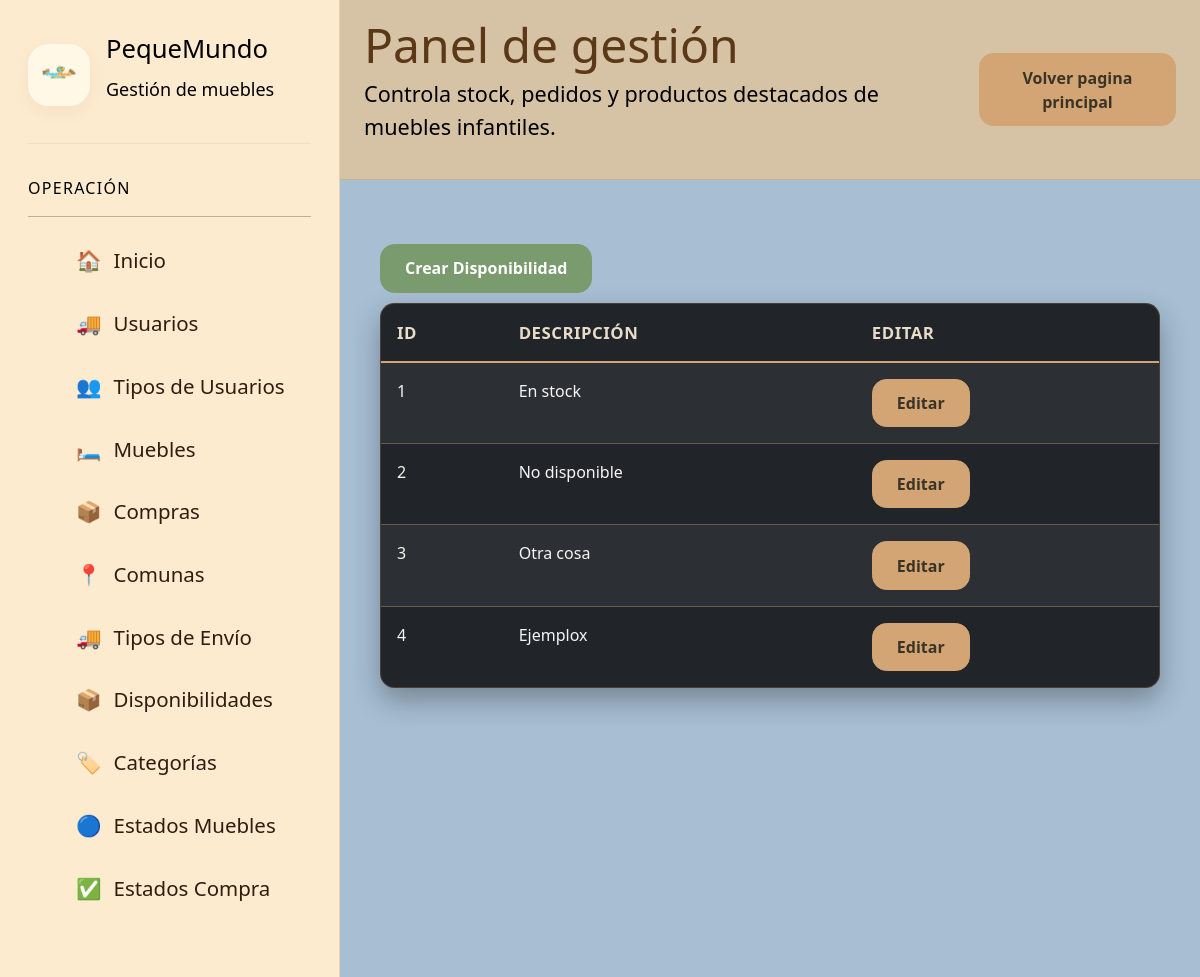
The app's page /paginaGestionDisponibilidades/ (signed in) with its own data.
### app/models.py (models this page shows, shortened)
class disponiblidadMueble(models.Model):
    id = models.AutoField(primary_key=True)
    descripcion = models.CharField(max_length=50)

### app/views.py (the view)
# urls.py: path('paginaGestionDisponibilidades/', paginaGestionDisponibilidades, name='IDpaginaGestionDisponibilidades'),
@login_required
@user_passes_test(lambda u: u.groups.filter(name__in=['admin', 'vendedores', 'finanzas']).exists(),login_url='IDindex')
def paginaGestionDisponibilidades(request):
    disponibilidades_list = disponiblidadMueble.objects.all()
    datos = {
        'disponibilidades': disponibilidades_list
    }
    return render(request, 'gestiones/administracion/administrador/gestionDisponibilidades.html', datos)

### app/templates/gestiones/administracion/administrador/gestionDisponibilidades.html
{% load static %}
{% include 'gestiones/baseGestion/navbarGestion.html' %}
<div class="container mt-4">
    <a href="{% url 'IDpaginaGestionCrearDisponibilidad' %}">
        <button class="btn btn-success" style="margin-bottom: 10px;">
            Crear Disponibilidad
        </button>
    </a>
    <table class="table table-dark table-striped table-hover">
        <thead>
            <tr>
                <th>ID</th>
                <th>Descripción</th>
                <th>Editar</th>
            </tr>
        </thead>
        <tbody>
            {% for disponibilidad in disponibilidades %}
                <tr>
                    <td>{{ disponibilidad.id }}</td>
                    <td>{{ disponibilidad.descripcion }}</td>
                    <td>
                        <a href="{% url 'IDpaginaGestionEditarDisponibilidad' disponibilidad.id %}" class="btn btn-warning btn-sm">
                            Editar
                        </a>
                    </td>
                </tr>
            {% empty %}
                <tr>
                    <td colspan="4" class="text-center">No hay disponibilidades registradas.</td>
                </tr>
            {% endfor %}
        </tbody>
    </table>
</div>
{% include 'gestiones/baseGestion/footerGestion.html' %}

### app/templates/gestiones/baseGestion/navbarGestion.html (shortened to what this page needs)
{% load static %}
<!DOCTYPE html>
<html lang="es" data-theme="light">
<head>
    <link href="https://api.fontshare.com/v2/css?f[]=satoshi@400,500,700,900&display=swap" rel="stylesheet">
    <link
        href="https://cdn.jsdelivr.net/npm/bootstrap@5.3.3/dist/css/bootstrap.min.css"
        rel="stylesheet"
    >
    <link rel="stylesheet" href="../../../static/css/gestionmuebles.css">
    <link rel="stylesheet" href="../../../static/css/gestionpedidos.css">
    <link rel="stylesheet" href="../../../static/css/gestionusuarios.css">
    <link rel="stylesheet" href="../../../static/css/gestioncomunas.css">
    <link rel="stylesheet" href="../../../static/css/gestiontiposenvio.css">
    <link rel="stylesheet" href="../../../static/css/gestiontiposcuenta.css">
    <link rel="stylesheet" href="../../../static/css/gestionperfiles.css">
    <link rel="stylesheet" href="../../../static/css/gestiondisponibilidades.css">
    <link rel="stylesheet" href="../../../static/css/gestioncategoriamuebles.css">
    <link rel="stylesheet" href="../../../static/css/gestionestadosmuebles.css">
    <link rel="stylesheet" href="../../../static/css/gestionestadosproductoscomprados.css">
</head>
<body  style="background-color: aliceblue;">
    <div class="app">
        <aside class="sidebar"  style="background: #FDEBD0; color: black;" aria-label="Barra lateral principal">
            <div class="brand">
                <img src="{% static 'img/pequemundo_logo.png' %}"
                    alt="Logo principal de PequeMundo Muebles">
                <div class="brand-copy">
                    <h1>PequeMundo</h1>
                    <p style="color: black;">Gestión de muebles</p>
                </div>
            </div>
            <div class="nav-group">
                <p class="nav-title" style="color: black;">Operación</p>
                <hr>
                <ul class="nav-list">
                    <li>
                        <a class="nav-item" href="{% url 'IDpaginaInicioGestiones' %}">
                            <span>🏠</span>
                            <span>Inicio</span>
                        </a>
                    </li>
                    {% if user.is_authenticated %}
                        {% for group in user.groups.all %}
                            {% if group.name == 'admin'%}
                                <li>
                                    <a class="nav-item" href="{% url 'IDpaginaGestionUsuarios' %}">
                                    <span>🚚</span>
                                    <span>Usuarios</span>
                                    </a>
                                </li>
                                <li>
                                    <a class="nav-item" href="{% url 'IDpaginaGestionPerfiles' %}">
                                    <span>👥</span>
                                    <span>Tipos de Usuarios</span>
                                    </a>
                                </li>
                            {% endif %}
                            {% if group.name == 'admin' or  group.name == 'vendedores' %}
                                <li>
                                    <a class="nav-item" href="{% url 'IDpaginaGestionMuebles' %}">
                                        <span>🛏️</span>
                                        <span>Muebles</span>
                                    </a>
                                </li>
                                <li>
                                    <a class="nav-item" href="{% url 'IDpaginaGestionCompras' %}">
                                        <span>📦</span>
                                        <span>Compras</span>
                                    </a>
                                </li>
                                <li>
                                    <a class="nav-item" href="{% url 'IDpaginaGestionComunas' %}">
                                    <span>📍</span>
                                    <span>Comunas</span>
                                    </a>
                                </li>
                                <li>
                                    <a class="nav-item" href="{% url 'IDpaginaGestionTiposEnvio' %}">
                                    <span>🚚</span>
                                    <span>Tipos de Envío</span>
                                    </a>
                                </li>
                                <li>
                                    <a class="nav-item" href="{% url 'IDpaginaGestionDisponibilidades' %}">
                                    <span>📦</span>
                                    <span>Disponibilidades</span>
                                    </a>
                                </li>
                                <li>
                                    <a class="nav-item" href="{% url 'IDpaginaGestionCategoriasMuebles' %}">
                                    <span>🏷️</span>
                                    <span>Categorías</span>
                                    </a>
                                </li>
                                <li>
                                    <a class="nav-item" href="{% url 'IDpaginaGestionEstadosMuebles' %}">
                                    <span>🔵</span>
                                    <span>Estados Muebles</span>
                                    </a>
                                </li>
                                <li>
                                    <a class="nav-item" href="{% url 'IDpaginaGestionEstadosProductosComprados' %}">
                                    <span>✅</span>
                                    <span>Estados Compra</span>
                                    </a>
                                </li>
                            {% endif %}
                        {% endfor %}
                    {% endif %}
                </ul>
            </div>
        </aside>
        <header class="header" style="background: #D6C3A5;">
            <div>
                <h2>Panel de gestión</h2>
                <p style="color: black;">
                    Controla stock, pedidos y productos destacados
                    de muebles infantiles.
                </p>
            </div>
            <div>
                <a href="{% url 'IDindex' %}">
                    <button class="btn btn-warning">Volver pagina principal</button>
                </a>
            </div>
        </header>
        <main class="main" id="contenido" style="background-color: #A7BED3;">

### app/static/css/gestionmuebles.css (style rules this page uses)
:root, [data-theme="light"] { --text-xs: clamp(0.75rem, 0.7rem + 0.25vw, 0.875rem); --text-sm: clamp(0.875rem, 0.8rem + 0.35vw, 1rem); --text-base: clamp(1rem, 0.95rem + 0.25vw, 1.125rem); --text-lg: clamp(1.125rem, 1rem + 0.75vw, 1.5rem); --text-xl: clamp(1.5rem, 1.2rem + 1.25vw, 2.25rem); --space-1: 0.25rem; --space-2: 0.5rem; --space-3: 0.75rem; --space-4: 1rem; --space-5: 1.25rem; --space-6: 1.5rem; --space-8: 2rem; --space-10: 2.5rem; --space-12: 3rem; --space-16: 4rem; --color-bg: #fffdf7; --color-surface: #ffffff; --color-surface-2: #fff8e7; --color-surface-offset: #fff2cc; --color-border: rgba(110, 73, 22, 0.15); --color-divider: rgba(110, 73, 22, 0.08); --color-text: #5b3815; --color-text-muted: #8d6a3d; --color-text-faint: #b79a73; --color-primary: #f4bf24; --color-primary-hover: #e3ab0d; --color-primary-active: #ca9400; --color-primary-soft: #fff1b8; --color-success: #65b741; --color-blue: #41b8ff; --color-orange: #ff9d2e; --radius-sm: 0.6rem; --radius-md: 0.9rem; --radius-lg: 1.3rem; --radius-xl: 1.8rem; --radius-full: 9999px; --shadow-sm: 0 6px 16px rgba(154, 117, 38, 0.08); --shadow-md: 0 12px 28px rgba(154, 117, 38, 0.12); --transition: 180ms cubic-bezier(0.16, 1, 0.3, 1); --font-body: 'Satoshi', system-ui, sans-serif; }
*, *::before, *::after { box-sizing: border-box; margin: 0; padding: 0; }
html, body { height: 100%; }
body { font-family: var(--font-body); font-size: var(--text-base); background: radial-gradient(circle at top right, rgba(255, 234, 145, 0.35), transparent 24%), linear-gradient(180deg, var(--color-bg) 0%, #fff9eb 100%); color: var(--color-text); overflow: hidden; }
img { display: block; max-width: 100%; height: auto; }
button, input, select { font: inherit; }
button { border: none; cursor: pointer; }
a { color: inherit; text-decoration: none; }
.app { display: grid; grid-template-columns: 280px 1fr; grid-template-rows: auto 1fr; height: 100dvh; }
.sidebar { grid-row: 1 / -1; background: color-mix(in srgb, var(--color-surface) 88%, white 12%); border-right: 1px solid var(--color-border); padding: var(--space-6); overflow-y: auto; }
.brand { display: flex; align-items: center; gap: var(--space-4); margin-bottom: var(--space-8); padding-bottom: var(--space-6); border-bottom: 1px solid var(--color-divider); }
.brand img { width: 62px; height: 62px; object-fit: contain; border-radius: var(--radius-lg); background: var(--color-surface-2); box-shadow: var(--shadow-sm); padding: var(--space-2); }
.brand h1 { font-size: var(--text-lg); line-height: 1.1; }
.brand p { color: var(--color-text-muted); font-size: var(--text-sm); }
.nav-group { margin-bottom: var(--space-8); }
.nav-title { font-size: var(--text-xs); text-transform: uppercase; letter-spacing: 0.08em; color: var(--color-text-faint); margin-bottom: var(--space-3); }
.nav-list { list-style: none; display: grid; gap: var(--space-2); }
.nav-item { display: flex; align-items: center; gap: var(--space-3); padding: var(--space-3) var(--space-4); border-radius: var(--radius-md); color: var(--color-text-muted); transition: background var(--transition), color var(--transition), transform var(--transition); }
.header { grid-column: 2; display: flex; align-items: center; justify-content: space-between; gap: var(--space-4); padding: var(--space-5) var(--space-6); border-bottom: 1px solid var(--color-border); background: rgba(255, 255, 255, 0.72); backdrop-filter: blur(14px); position: sticky; top: 0; z-index: 10; }
.header h2 { font-size: var(--text-xl); line-height: 1.05; }
.header p { color: var(--color-text-muted); font-size: var(--text-sm); }
.icon-btn, .btn { min-height: 44px; padding: 0 var(--space-4); border-radius: var(--radius-full); transition: transform var(--transition), background var(--transition), box-shadow var(--transition); }
.main { grid-column: 2; overflow-y: auto; padding: var(--space-6); display: grid; gap: var(--space-6); overscroll-behavior: contain; }
table { width: 100%; border-collapse: collapse; }
th, td { text-align: left; padding: var(--space-3); border-bottom: 1px solid var(--color-divider); font-size: var(--text-sm); }
th { color: var(--color-text-muted); font-weight: 700; position: sticky; top: 0; background: var(--color-surface); }

### records on screen
disponiblidadMueble: id "1", descripcion "En stock"
disponiblidadMueble: id "2", descripcion "No disponible"
disponiblidadMueble: id "3", descripcion "Otra cosa"
disponiblidadMueble: id "4", descripcion "Ejemplox"
